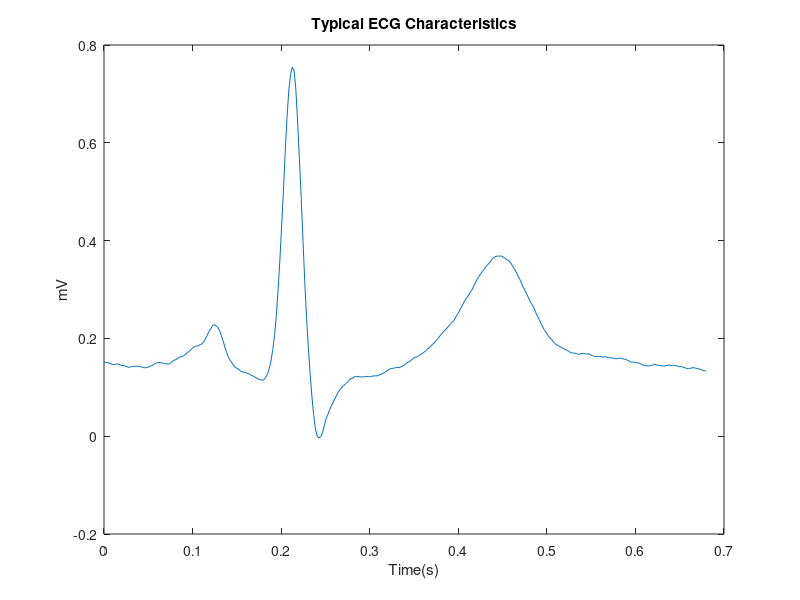
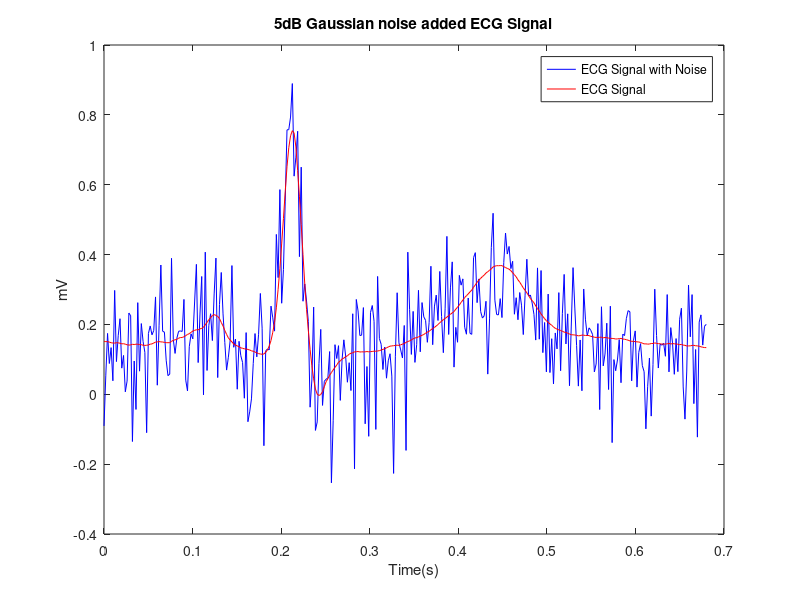
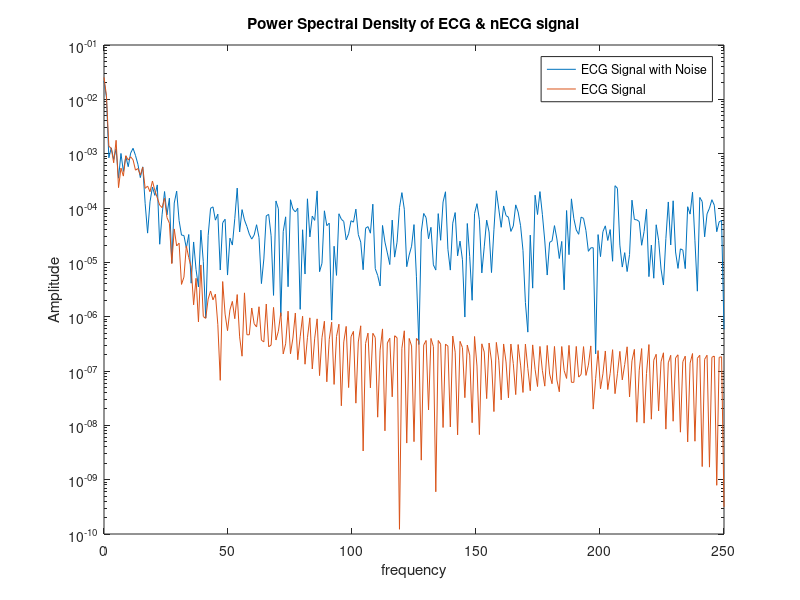

Write MATLAB code to recreate these figures, in order. (Note: this script raises an error after producing the figures.)
%Question 1
%Smoothing Filters
%1.1 Moving Average Filter
%Preliminaries

%% i) LoadECG_template.mat
clear all;
load('ECG_template.mat');
raw_ecg =  ECG_template;

%% ii) Plot the loaded signal with the adjusted time scale
[rows, len] = size(raw_ecg);
%sampling frequency 500Hz
fs = 500;
time = linspace(0,len/fs,len);
figure('Name','ECG_template Data');
plot(time,ECG_template);
title('Typical ECG Characteristics'),xlabel('Time(s)'),ylabel('mV');

%% iii) Add white Gaussian noise of 5 dB
noisy_ECG = awgn(raw_ecg,5, 'measured');
figure('Name','ECG_template Data with 5dB Gaussian Noise');
plot(time,noisy_ECG, 'b',time,ECG_template, 'r');
title('5dB Gaussian noise added ECG Signal'),legend('ECG Signal with Noise','ECG Signal');
xlabel('Time(s)'),ylabel('mV');

%iv) Plot the power spectral density (PSD)
[pxx_raw,f_raw] = periodogram(raw_ecg,rectwin(len),512,fs);
[pxx,f] = periodogram(noisy_ECG,rectwin(len),512,fs);

figure('Name','ECG_template Data');
semilogy(f,pxx,f_raw, pxx_raw);
title('Power Spectral Density of ECG & nECG signal'),legend('ECG Signal with Noise','ECG Signal');
xlabel('frequency'),ylabel('Amplitude');

%MA(3) filter implementation with a customised script
%i) 
filt_order = 3;
ma3ECG_1 = mAvgfilter(noisy_ECG, filt_order);

%ii) Derive the group delay
group_delay = floor((filt_order-1)/2)*(1/fs);

%iii)Plot the delay compensated ma3ECG_1and nECG on the same plot and compare
delayed_time = time - group_delay;

figure('Name','Comparing nECG and delay compensated maECG_1');
plot(time,noisy_ECG,'b',delayed_time,ma3ECG_1,'r');
title('Comparing nECG and delay compensated Filtered Signal')
legend('ECG Signal with Noise', 'Delay compensated maECG_1');

%iv) Produce overlapping PSDs of ma3ECG_1and nECG

figure('Name', 'PSD of ma3ECG_1and nECG')
[pxx,f] = periodogram(noisy_ECG,rectwin(len),[],fs);
[pxx2,f2] = periodogram(ma3ECG_1,rectwin(len),[],fs);
semilogy(f,pxx,f2,pxx2)
grid on;
title('Compare Power Spectral Density Estimate of ma3ECG_1and nECG')
legend('ECG signal with noise','Delay compensated maECG_1');
xlabel('Frequency(Hz)')
ylabel('Amplitude')

%MA(3) filter implementation with the MATLAB built-in function
%i) Using the filter(b,a,X) function
filt_order_2 = 3;
kernel = ones(filt_order_2,1) / filt_order_2;
ma3ECG_2 = filter(kernel, 1, noisy_ECG);

group_delay_2 = floor((filt_order_2-1)/2)*(1/fs);
delayed_time_2 = time - group_delay_2;
%ii) Plot nECG, ECG_template and ma3ECG_2 on the same plot

figure('Name','Comparing ECG_template, noisy_ECG and ma3ECG_2');
plot(time, raw_ecg, 'black', time,noisy_ECG,'b', delayed_time_2, ma3ECG_2,'r');
title('Comparing ECG_template, noisy_ECG and ma3ECG_2')
legend('ECG template','ECG Signal with Noise', 'Delay compensated maECG_2');
xlabel('Time(s)')
ylabel('mV')

%iii) Using the fvtool(b,a) to inspect the magnitude response, phase response and the pole-zero plot of the MA(3) filter
fvtool(kernel,1);

% MA(10) filter implementation with the MATLAB built-in function
filt_order_3 = 10;
kernel_10 = ones(filt_order_3,1) / filt_order_3;

% i) Identify the improvement of the MA(10) filter over the MA(3)
fvtool(kernel_10, 1);

% ii) Filter the nECG signal using the above MA(10) filter while compensating for the group delay
ma10ECG = filter(kernel_10, 1, noisy_ECG);
group_delay_3 =  floor((filt_order_3-1)/2)*(1/fs);
delayed_time_3 = time - group_delay_3;

% iii) Plot nECG, ECG_template, ma3ECG_2 and ma10ECG on the same plot
figure('Name','Comparing ECG_template, noisy_ECG, ma3ECG_2 and ma10ECG');
plot(time, raw_ecg, 'black', time, noisy_ECG,'b',delayed_time_2, ma3ECG_2,'g', delayed_time_3, ma10ECG,'r');
title('Comparing ECG_template, noisy_ECG, ma3ECG_2 and ma10ECG')
legend('ECG template','ECG Signal with Noise', 'Delay compensated ma3ECG_2', 'Delay compensated ma10ECG');
xlabel('Time(s)')
ylabel('mV')

%Optimum MA(N) filter order
%ii) determine the optimum filter order which gives the minimum MSE

order_thrshld = 50;
MSE_values = zeros(order_thrshld);
order_values = zeros(order_thrshld);
%initial value
optimum_ma_order = 1000;
for k = 2:order_thrshld
    order_values(k) = k;
    MSE_values(k) = MSError(raw_ecg, noisy_ECG, k);
    if (optimum_ma_order > MSE_values(k))
        optimum_ma_order = MSE_values(k);
    end
end

%plot MSE vs filter order

figure('Name','Finding Optimum Moving Average filter')
plot(order_values,MSE_values);
title('Comparing MSE vs Filter order');
xlabel('MA_Filter Order');
ylabel('MSE');

% 1.2. Savitzky-Golay SG(N,L) filter

% i) Apply a SG(3,11) filter on the nECG signal
order = 3;
L = 2*11 + 1;
sg310ECG = sgolayfilt(noisy_ECG, order, L);

%ii) Plot nECG, ECG_template and sg310ECG on the same plot
figure('Name','Applying Saviztsky Golay Filter (N,L)');
plot(time,noisy_ECG,'b',time, raw_ecg,'k',time, sg310ECG,'r');
legend ('noisy_ECG', 'ECG_template','sg310ECG')
title('Applying Saviztsky Golay Filter SG(3,11)')
xlabel('Time(s)')
ylabel('mV')

% Optimum SG(N,L) filter parameters

%i) Calculate the MSE values for a range of parameters of the SG(N,L) filter and determine the optimum filter parameters which gives the minimum MSE

L_limit = 30;
N_max = min([(2*L_limit),30]); %since N < L'-1
err = NaN([L_limit,N_max]);

%initial optimum values
L_optimum = 1000;
N_optimum = 1000;
err_min = 1000;

for l = 1:L_limit
    n_max = min([(2*l),N_max]);
    for n = 1:n_max
        filtered_sig = sgolayfilt(noisy_ECG,n,(2*l+1));
        err(l,n) = immse(raw_ecg, filtered_sig);
        if (err_min > err(l,n))
            L_optimum = l;
            N_optimum = n;
            err_min = err(l,n);
        end
    end
end

figure('Name','Error vs Order of Saviztsky Golay Filters');
surf(err);
xlabel('Filter Length'), ylabel('Polynomial Order'), zlabel('MSE');

%%Plot ECG_template, sg310ECG and the signal obtained from optimum SG(N,L) filter
opt_sgECG = sgolayfilt(noisy_ECG, N_optimum, (2*L_optimum)+1); 

figure('Name','Comparing ECG_template, sg310ECG and opt_sgECG');
plot(time, noisy_ECG, 'y', time, raw_ecg, 'k', time, sg310ECG, 'b', time, opt_sgECG, 'r');
title('Comparing ECG_template, sg310ECG and opt_sgECG');
legend ('noisy_ECG', 'ECG_template','sg310ECG','opt_sgECG')
xlabel('Time(s)')
ylabel('mV')
N_optimum;

%Compare signal features and computational complexity of the optimum filtered signals derived from MA(N) and SG(N,L) filters

